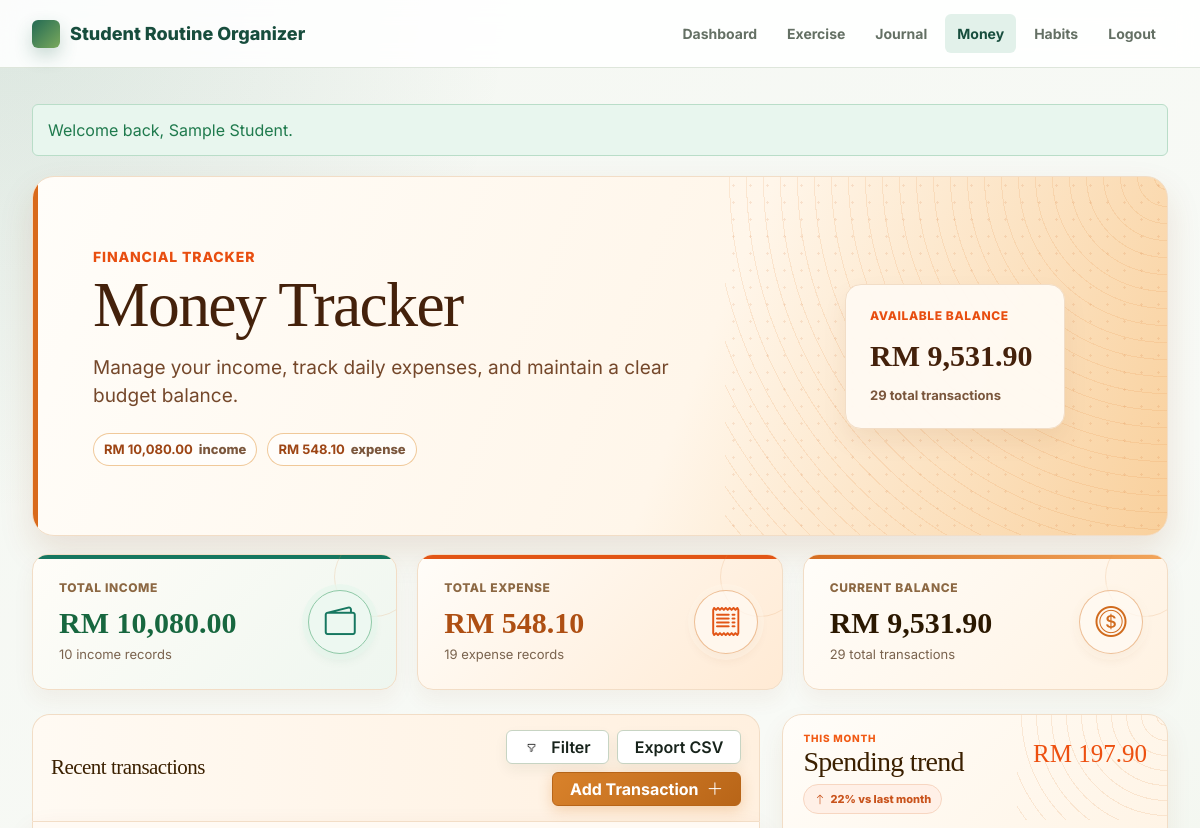
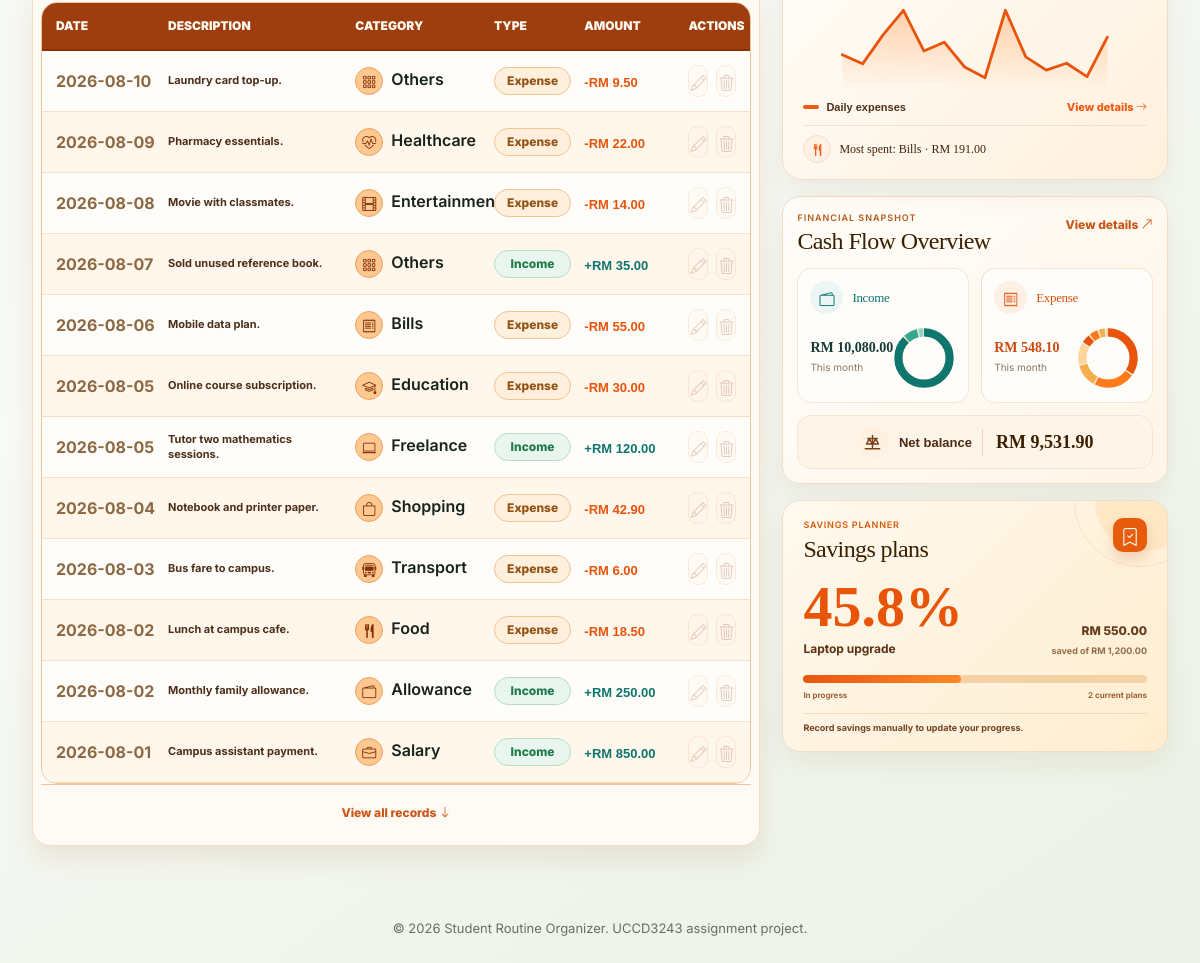
/modules/money/index.php (signed in), run on the app's committed database (2 pictures, top to bottom).
### tables this page shows
CREATE TABLE money_transactions (
  transaction_id INT AUTO_INCREMENT PRIMARY KEY,
  user_id INT NOT NULL,
  amount DECIMAL(10,2) NOT NULL,
  category VARCHAR(80) NOT NULL,
  description VARCHAR(255),
  transaction_type ENUM('income', 'expense') NOT NULL,
  transaction_date DATE NOT NULL,
  created_at TIMESTAMP DEFAULT CURRENT_TIMESTAMP,
  updated_at TIMESTAMP DEFAULT CURRENT_TIMESTAMP ON UPDATE CURRENT_TIMESTAMP,
  CONSTRAINT fk_money_user
    FOREIGN KEY (user_id) REFERENCES users(user_id)
    ON DELETE CASCADE,
  INDEX idx_money_user_date (user_id, transaction_date),
  INDEX idx_money_type_category (transaction_type, category)
);

CREATE TABLE money_savings_goals (
  goal_id INT AUTO_INCREMENT PRIMARY KEY,
  user_id INT NOT NULL,
  goal_name VARCHAR(120) NOT NULL,
  target_amount DECIMAL(10,2) NOT NULL,
  target_date DATE NULL,
  weekly_amount DECIMAL(10,2) NOT NULL DEFAULT 0.00,
  auto_save_enabled TINYINT(1) NOT NULL DEFAULT 0,
  reminders_enabled TINYINT(1) NOT NULL DEFAULT 1,
  status ENUM('active', 'paused', 'completed', 'archived') NOT NULL DEFAULT 'active',
  created_at TIMESTAMP DEFAULT CURRENT_TIMESTAMP,
  completed_at DATETIME NULL,
  updated_at TIMESTAMP DEFAULT CURRENT_TIMESTAMP ON UPDATE CURRENT_TIMESTAMP,
  CONSTRAINT fk_money_goal_user FOREIGN KEY (user_id) REFERENCES users(user_id) ON DELETE CASCADE,
  INDEX idx_money_goal_user_status (user_id, status)
);

### modules/money/index.php (the view, shortened to what the rows shown need)
<?php
require __DIR__ . '/../../config/database.php';
require __DIR__ . '/../../includes/validation.php';
require __DIR__ . '/money_helpers.php';
$userId = (int) $_SESSION['user_id'];
$filters = moneyFiltersFromRequest($_GET);
$records = [];
$monthlyExpenseTotal = 0.00;
$savingsGoal = null;
$pageError = null;
try {
    $connection = getDatabaseConnection();
    $currentMonth = new DateTimeImmutable('first day of this month');
    $monthlyExpenseTotal = moneyGetExpenseTotalForMonth($connection, $userId, $currentMonth);
    $savingsGoals = moneySavingsGoalsForUser($connection, $userId);
    $currentSavingsGoals = array_values(array_filter($savingsGoals, static fn (array $goal): bool => in_array($goal['status'], ['active', 'paused'], true)));
    $pastSavingsGoals = array_values(array_filter($savingsGoals, static fn (array $goal): bool => $goal['status'] === 'completed'));
    $savingsGoal = $currentSavingsGoals[0] ?? $pastSavingsGoals[0] ?? null;
    $filterQuery = moneyFilterQuery($filters, $userId);
    $sql = 'SELECT transaction_id, user_id, amount, category, description, transaction_type, transaction_date, created_at, updated_at FROM money_transactions WHERE ' . $filterQuery['where'] . ' ORDER BY ' . moneyOrderBy($filters['sort']);
    $stmt = $connection->prepare($sql);
    $params = $filterQuery['params'];
    moneyBindParams($stmt, $filterQuery['types'], $params);
    $stmt->execute();
    $records = $stmt->get_result()->fetch_all(MYSQLI_ASSOC);
} catch (Throwable $exception) {
    logApplicationException($exception, 'money index');
    $pageError = 'Money transactions are unavailable right now. Please check the database setup.';
}
$visibleRecords = $records;
require __DIR__ . '/../../includes/header.php';
?>
<section class="money-theme-hero">
    <div class="money-hero-copy">
        <h1>Money Tracker</h1>
    </div>
</section>
<?php
$goalTarget = $savingsGoal ? (float) $savingsGoal['target_amount'] : 0.00;
$goalSaved = $savingsGoal ? (float) $savingsGoal['saved_amount'] : 0.00;
$goalProgress = $goalTarget > 0 ? min(100, round(($goalSaved / $goalTarget) * 100, 1)) : 0.0;
$goalProgressLabel = number_format($goalProgress, 1);
$currentSavingsGoals = $currentSavingsGoals ?? [];
$pastSavingsGoals = $pastSavingsGoals ?? [];
$currentSavingsGoalCount = count($currentSavingsGoals);
$pastSavingsGoalCount = count($pastSavingsGoals);
$selectedSavingsGoalId = (int) ($_GET['goal_id'] ?? 0);
$moneyCategoryIcons = [
    'Food' => 'bi-fork-knife', 'Transport' => 'bi-bus-front', 'Shopping' => 'bi-bag',
    'Bills' => 'bi-receipt', 'Education' => 'bi-mortarboard', 'Entertainment' => 'bi-film',
    'Healthcare' => 'bi-heart-pulse', 'Salary' => 'bi-briefcase', 'Allowance' => 'bi-wallet2',
    'Freelance' => 'bi-laptop', 'Others' => 'bi-grid-3x3-gap',
];
?>
<section class="money-workspace" aria-label="Money tracker workspace">
<div class="money-transaction-column">
<?php if ($pageError): ?>
    <div class="alert alert-error"><?= escapeOutput($pageError); ?></div>
<?php else: ?>
    <section class="exercise-board-header" id="transactions">
        <div>
            <h2>Recent transactions</h2>
        </div>
    </section>
    <?php if (!$records): ?>
        <section class="panel empty-state">
            <h2>No transactions found</h2>
            <p class="muted">Add an income or expense record or adjust your filter criteria.</p>
            <div class="button-row">
                <button class="button" type="button" data-filter-open>Open Filters</button>
                <a class="button primary" href="<?= BASE_URL; ?>/modules/money/create.php">Add Transaction</a>
            </div>
        </section>
    <?php else: ?>
        <section class="panel table-panel" aria-label="Transaction table">
            <table class="data-table money-table">
                <thead>
                    <tr>
                        <th>Date</th>
                        <th>Description</th>
                        <th>Category</th>
                        <th>Type</th>
                        <th>Amount</th>
                        <th class="money-actions-heading"><span class="visually-hidden">Actions</span></th>
                    </tr>
                </thead>
                <tbody>
                    <?php foreach ($visibleRecords as $recordIndex => $record): ?>
                        <tr class="<?= $recordIndex >= 12 ? 'money-extra-record' : ''; ?>" <?= $recordIndex >= 12 ? 'hidden' : ''; ?>>
                            <td><?= escapeOutput($record['transaction_date']); ?></td>
                            <td>
                                <span><?= $record['description'] !== '' && $record['description'] !== null ? escapeOutput($record['description']) : '<span class="muted">No description</span>'; ?></span>
                            </td>
                            <td><span class="money-transaction-category-icon"><i class="bi <?= $moneyCategoryIcons[$record['category']] ?? 'bi-receipt' ?>" aria-hidden="true"></i></span><strong><?= escapeOutput($record['category']); ?></strong></td>
                            <td>
                                <span class="status-pill <?= $record['transaction_type'] === 'income' ? 'pill-income' : 'pill-expense'; ?>">
                                    <?= ucfirst(escapeOutput($record['transaction_type'])); ?>
                                </span>
                            </td>
                            <td>
                                <strong class="money-amount <?= $record['transaction_type'] === 'income' ? 'is-income' : 'is-expense'; ?>">
                                    <?= $record['transaction_type'] === 'income' ? '+' : '-'; ?>RM <?= number_format((float) $record['amount'], 2); ?>
                                </strong>
                            </td>
                            <td>
                                <div class="table-actions money-table-actions">
                                    <a class="money-action-icon money-action-edit" data-money-return-scroll href="<?= BASE_URL; ?>/modules/money/edit.php?id=<?= (int) $record['transaction_id']; ?>" aria-label="Edit <?= escapeOutput($record['category']); ?> transaction" title="Edit transaction"><i class="bi bi-pencil" aria-hidden="true"></i></a>
                                    <a class="money-action-icon money-action-delete" data-money-return-scroll href="<?= BASE_URL; ?>/modules/money/delete.php?id=<?= (int) $record['transaction_id']; ?>" aria-label="Delete <?= escapeOutput($record['category']); ?> transaction" title="Delete transaction"><i class="bi bi-trash3" aria-hidden="true"></i></a>
                                </div>
                            </td>
                        </tr>
                    <?php endforeach; ?>
                </tbody>
            </table>
        </section>
    <?php endif; ?>
<?php endif; ?>
</div>
<aside class="money-insights-column" aria-label="Money insights">
    <section class="money-insight-card money-trend-card money-spending-launch" data-money-spending-expand data-money-spending-url="<?= BASE_URL; ?>/modules/money/spending.php?embed=1" tabindex="0" role="button" aria-expanded="false" aria-label="Expand spending insights">
        <div class="money-insight-heading"><div><p class="summary-label">This month</p><h2>Spending trend</h2></div><span class="money-insight-value">RM <?= number_format($monthlyExpenseTotal, 2); ?></span></div>
    </section>
    <section class="money-insight-card money-mini-analysis money-analysis-launch" data-money-analysis-expand data-money-analysis-url="<?= BASE_URL; ?>/modules/money/analysis.php" tabindex="0" role="button" aria-expanded="false" aria-label="Expand cash flow overview">
        <div class="money-insight-heading money-flow-heading"><div><h2>Cash Flow Overview</h2></div></div>
    </section>
    <section class="money-insight-card money-saving-card money-goal-launch" data-money-goal-expand data-money-goal-url="<?= BASE_URL; ?>/modules/money/goals.php?embed=1<?= $selectedSavingsGoalId > 0 ? '&amp;goal_id=' . $selectedSavingsGoalId : ''; ?>" tabindex="0" role="button" aria-expanded="false" aria-label="Expand savings goal">
        <div class="money-insight-heading"><div><h2>Savings plans</h2></div></div>
        <?php if ($currentSavingsGoalCount > 0 && $savingsGoal): ?>
        <div class="saving-goal-main"><div><strong><?= $goalProgressLabel; ?>%</strong><p><?= escapeOutput($savingsGoal['goal_name']); ?></p></div><span>RM <?= number_format($goalSaved, 2); ?><small>saved of RM <?= number_format($goalTarget, 2); ?></small></span></div>
        <div class="saving-progress" aria-label="<?= $goalProgressLabel; ?> percent saved"><i style="width: <?= $goalProgress; ?>%"></i></div>
        <div class="saving-progress-line"><span><?= $savingsGoal['status'] === 'paused' ? 'Paused' : ($goalProgress >= 100 ? 'Target reached' : 'In progress'); ?></span><span><?= $currentSavingsGoalCount; ?> current plan<?= $currentSavingsGoalCount === 1 ? '' : 's'; ?></span></div>
        <p class="saving-note"><?= $savingsGoal['status'] === 'completed' ? 'Goal completed — view your recorded progress.' : ($savingsGoal['status'] === 'paused' ? 'This goal is paused — open it to resume.' : 'Record savings manually to update your progress.'); ?></p>
        <?php elseif ($savingsGoal): ?>
        <div class="saving-goal-empty"><strong>No current plans</strong><p><?= $pastSavingsGoalCount; ?> past plan<?= $pastSavingsGoalCount === 1 ? '' : 's'; ?> available to review.</p><span>View past plans <i class="bi bi-arrow-right" aria-hidden="true"></i></span></div>
        <?php else: ?>
        <div class="saving-goal-empty"><strong>Set your first plan</strong><p>Track every real contribution under its own plan.</p><span>Get started <i class="bi bi-arrow-right" aria-hidden="true"></i></span></div>
        <?php endif; ?>
    </section>
</aside>
</section>
<?php require __DIR__ . '/../../includes/footer.php'; ?>

### data on the page
money_transactions: transaction_date "2026-08-10", description "Laundry card top-up.", category "Others", transaction_type "Expense", amount "9.50"
money_transactions: transaction_date "2026-08-09", description "Pharmacy essentials.", category "Healthcare", transaction_type "Expense", amount "22.00"
money_transactions: transaction_date "2026-08-08", description "Movie with classmates.", category "Entertainment", transaction_type "Expense", amount "14.00"
money_transactions: transaction_date "2026-08-07", description "Sold unused reference book.", category "Others", transaction_type "Income", amount "35.00"
money_transactions: transaction_date "2026-08-06", description "Mobile data plan.", category "Bills", transaction_type "Expense", amount "55.00"
money_transactions: transaction_date "2026-08-05", description "Online course subscription.", category "Education", transaction_type "Expense", amount "30.00"
money_transactions: transaction_date "2026-08-05", description "Tutor two mathematics sessions.", category "Freelance", transaction_type "Income", amount "120.00"
money_transactions: transaction_date "2026-08-04", description "Notebook and printer paper.", category "Shopping", transaction_type "Expense", amount "42.90"
money_transactions: transaction_date "2026-08-03", description "Bus fare to campus.", category "Transport", transaction_type "Expense", amount "6.00"
money_transactions: transaction_date "2026-08-02", description "Lunch at campus cafe.", category "Food", transaction_type "Expense", amount "18.50"
money_transactions: transaction_date "2026-08-02", description "Monthly family allowance.", category "Allowance", transaction_type "Income", amount "250.00"
money_transactions: transaction_date "2026-08-01", description "Campus assistant payment.", category "Salary", transaction_type "Income", amount "850.00"
money_savings_goals: goal_name "Laptop upgrade", target_amount "1,200.00"

### other printed values
APP_NAME "Student Routine Organizer"
escapeOutput($label) "Dashboard"
escapeOutput($label) "Exercise"
escapeOutput($label) "Journal"
escapeOutput($label) "Money"
escapeOutput($label) "Habits"
$message "Welcome back, Sample Student."
$summary['total_income'] "10,080.00"
$summary['total_expense'] "548.10"
$summary['balance'] "9,531.90"
$summary['total_count'] "29"
$summary['income_count'] "10"
$summary['expense_count'] "19"
$monthlyExpenseTotal "197.90"
abs($monthChange) "22"
